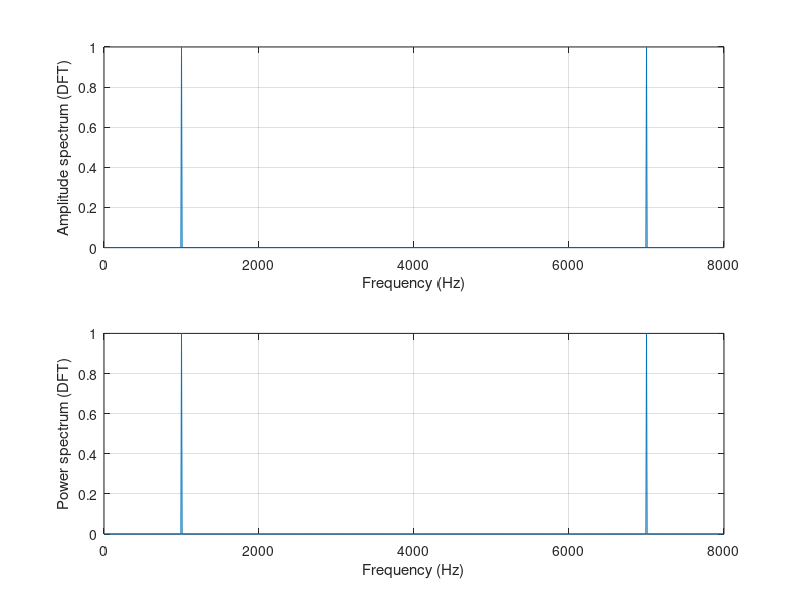
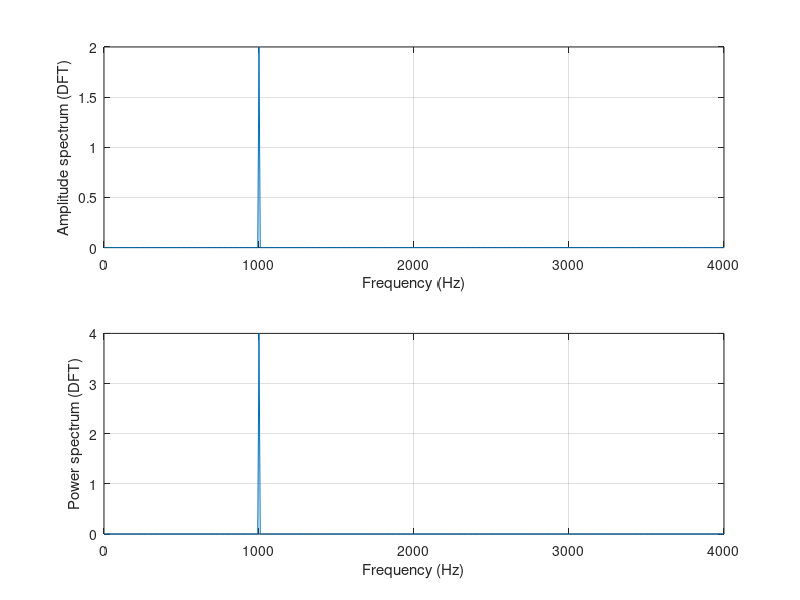
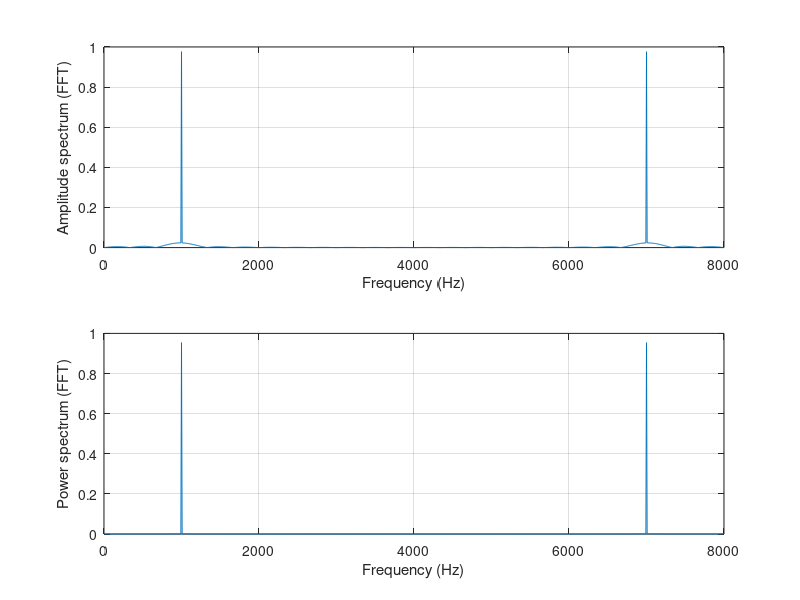
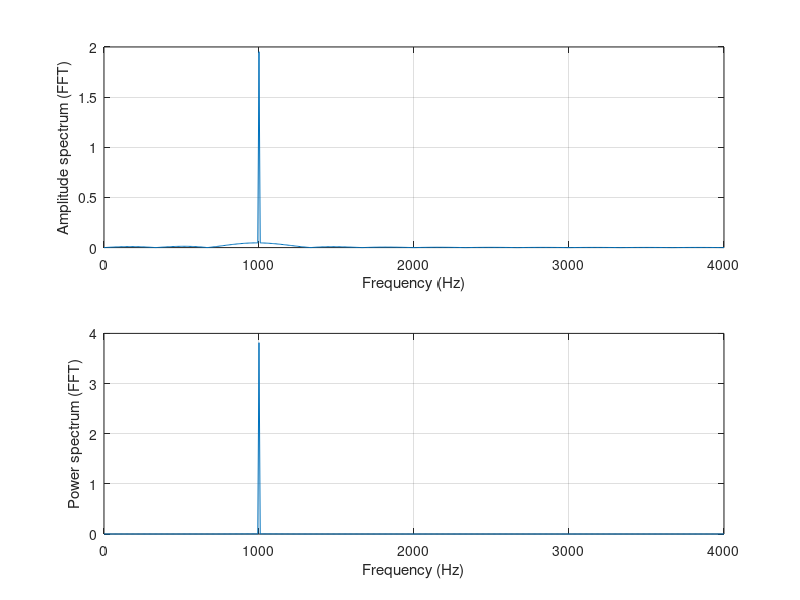

MATLAB code to generate these figures, in order:
% Example 4.8

close all;clear all

% Generate the sine wave sequence

fs = 8000; %Sampling rate

N = 1000; % Number of data points

x = 2*sin(2000*pi*[0:1:N-1]/fs);

% Apply the DFT algorithm

figure(1)

xf = abs(fft(x))/N; %Compute the amplitude spectrum

P = xf.*xf; %Compute power spectrum

f =[0:1:N-1]*fs/N; %Map the frequency bin to frequency (Hz)

subplot(2,1,1); plot(f,xf);grid

xlabel('Frequency (Hz)'); ylabel('Amplitude spectrum (DFT)');

subplot(2,1,2);plot(f,P);grid

xlabel('Frequency (Hz)'); ylabel('Power spectrum (DFT)');

figure(2)

% Convert it to one side spectrum

xf(2:N)=2*xf(2:N); % Get the single-side spectrum

P = xf.*xf; % Calculate the power spectrum

f =[0:1:N/2]*fs/N % Frequencies up to the folding frequency

subplot(2,1,1); plot(f,xf(1:N/2 + 1));grid

xlabel('Frequency (Hz)'); ylabel('Amplitude spectrum (DFT)');

subplot(2,1,2);plot(f,P(1:N/2 + 1));grid

xlabel('Frequency (Hz)'); ylabel('Power spectrum (DFT)');

figure (3)

% Zero padding to the length of 1024

x =[x,zeros(1,24)];

N = length(x);

xf = abs(fft(x))/N; %Compute amplitude spectrum with zero padding

P = xf.*xf; %Compute power spectrum

f =[0:1:N-1]*fs/N; %Map frequency bin to frequency (Hz)

subplot(2,1,1); plot(f,xf);grid

xlabel('Frequency (Hz)'); ylabel('Amplitude spectrum (FFT)');

subplot(2,1,2);plot(f,P);grid

xlabel('Frequency (Hz)'); ylabel('Power spectrum (FFT)');

figure(4)

% Convert it to one side spectrum

xf(2:N)=2*xf(2:N);

P = xf.*xf;

f =[0:1:N/2]*fs/N;

subplot(2,1,1); plot(f,xf(1:N/2 + 1));grid

xlabel('Frequency (Hz)'); ylabel('Amplitude spectrum (FFT)');

subplot(2,1,2);plot(f,P(1:N/2 + 1));grid

xlabel('Frequency (Hz)'); ylabel('Power spectrum (FFT)');